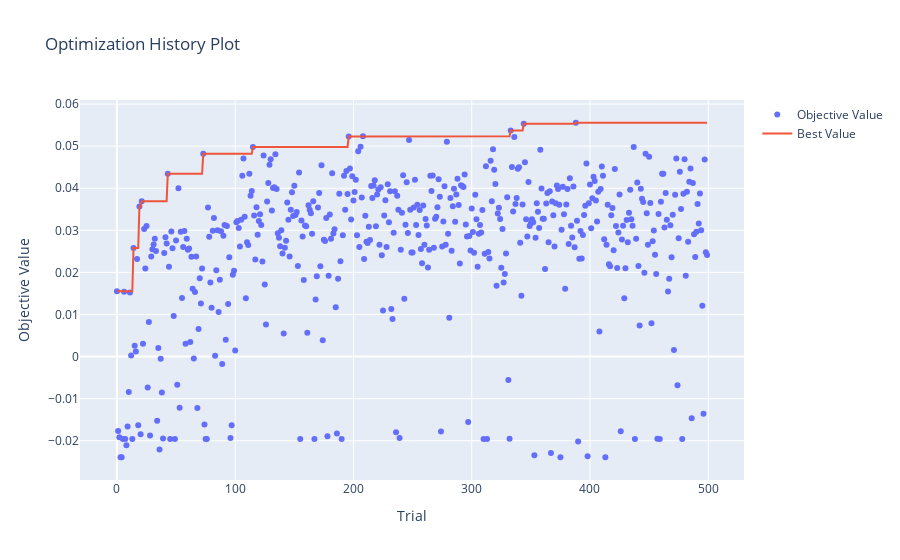

Write notebook code for a chart like this one.
### Code cell
fig = optuna.visualization.plot_optimization_history(studies['XGBoostModel'])
fig.show()

### Figure 1 — Plotly figure (JSON) as saved in the notebook; plotly's stock layout.template omitted (floating-point values rounded to 4 significant figures; data arrays with more than 128 entries replaced by an {"elided": "..."} marker saying what was removed)
{"data": [{"mode": "markers", "name": "Objective Value", "type": "scatter", "x": {"elided": "500 int values"}, "y": {"elided": "500 float values"}}, {"mode": "lines", "name": "Best Value", "type": "scatter", "x": {"elided": "500 int values"}, "y": {"elided": "500 float values"}}, {"marker": {"color": "#cccccc"}, "mode": "markers", "name": "Infeasible Trial", "showlegend": false, "type": "scatter", "x": [], "y": []}], "layout": {"title": {"text": "Optimization History Plot"}, "xaxis": {"title": {"text": "Trial"}}, "yaxis": {"title": {"text": "Objective Value"}}}}
